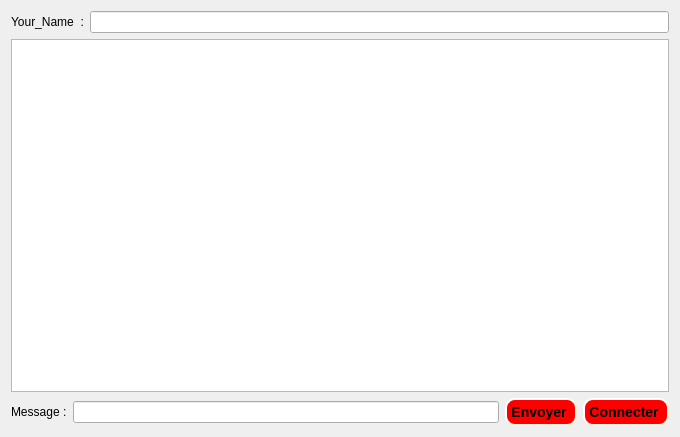
<?xml version="1.0" encoding="UTF-8"?>
<ui version="4.0">
 <class>widget</class>
 <widget class="QDialog" name="widget">
  <property name="geometry">
   <rect>
    <x>0</x>
    <y>0</y>
    <width>680</width>
    <height>437</height>
   </rect>
  </property>
  <property name="windowTitle">
   <string>Dialog</string>
  </property>
  <layout class="QVBoxLayout" name="verticalLayout">
   <item>
    <layout class="QHBoxLayout" name="horizontalLayout_2">
     <item>
      <widget class="QLabel" name="label">
       <property name="text">
        <string>Your_Name  :</string>
       </property>
      </widget>
     </item>
     <item>
      <widget class="QLineEdit" name="nickname"/>
     </item>
    </layout>
   </item>
   <item>
    <widget class="QTextEdit" name="textEdit"/>
   </item>
   <item>
    <layout class="QHBoxLayout" name="horizontalLayout">
     <item>
      <widget class="QLabel" name="label_2">
       <property name="text">
        <string>Message :</string>
       </property>
      </widget>
     </item>
     <item>
      <widget class="QLineEdit" name="message"/>
     </item>
     <item>
      <widget class="QPushButton" name="send">
       <property name="styleSheet">
        <string notr="true">background-color: red;
    border-style: outset;
    border-width: 2px;
    border-radius: 10px;
    border-color: beige;
    font: bold 14px;
    min-width: 6em;
    padding: 4;</string>
       </property>
       <property name="text">
        <string>Envoyer </string>
       </property>
      </widget>
     </item>
     <item>
      <widget class="QPushButton" name="bind">
       <property name="styleSheet">
        <string notr="true">background-color: red;
    border-style: outset;
    border-width: 2px;
    border-radius: 10px;
    border-color: beige;
    font: bold 14px;
    min-width: 6em;
    padding: 4;</string>
       </property>
       <property name="text">
        <string>Connecter </string>
       </property>
      </widget>
     </item>
    </layout>
   </item>
  </layout>
 </widget>
 <resources/>
 <connections/>
</ui>
